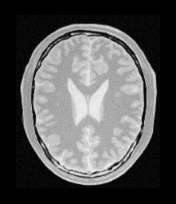
#> input picture images/img_org_translated_img.PNG, 176 x 204 px
$ python log_polaire_scale.py
#> lines starting #> are read from the running program, lines starting #| are printed output that depends on the picture
import numpy as np
import matplotlib.pyplot as plt
import cv2
from skimage.transform import warp_polar
from skimage import data

# Fonction de transformation log-polaire
def log_polar_transform(image):
    """Transforme une image en coordonnées log-polaires"""
    center = (image.shape[1] // 2, image.shape[0] // 2)
    max_radius = min(center[0], center[1])

    # Appliquer la transformation log-polaire
    output_shape = (max_radius, 360)
    log_polar = warp_polar(image, center=center, radius=max_radius,
                           output_shape=output_shape, scaling='log')

    return log_polar

# Charger une image test (ou utiliser une image de démonstration)
try:
    image = cv2.imread('images/img_org_translated_img.PNG', 0)  # Charger en niveaux de gris
#> image is the input picture: shape (204, 176); min 1, max 247, mean 86
    if image is None:
        # Utiliser une image de démonstration si l'image n'est pas trouvée
        image = data.camera()
except:
    image = data.camera()

# Redimensionner pour avoir une taille raisonnable
image = cv2.resize(image, (256, 256))
#> image: shape (256, 256)

# Créer des versions de l'image à différentes échelles
scale_factors = [0.5, 1.0, 2.0]
scaled_images = []
for scale in scale_factors:
    if scale == 1.0:
        scaled_images.append(image)
    else:
        new_size = (int(image.shape[1] * scale), int(image.shape[0] * scale))
        scaled = cv2.resize(image, new_size)

        # Recadrer ou agrandir pour avoir la même taille que l'original
        result = np.zeros_like(image)

        # Calculer les coordonnées pour centrer l'image
        start_x = max(0, (result.shape[1] - scaled.shape[1]) // 2)
        start_y = max(0, (result.shape[0] - scaled.shape[0]) // 2)

        # Limites pour la découpe de l'image redimensionnée
        src_width = min(scaled.shape[1], result.shape[1])
        src_height = min(scaled.shape[0], result.shape[0])

        # Copier la partie centrale
        result[start_y:start_y+src_height, start_x:start_x+src_width] = \
            scaled[:src_height, :src_width]

        scaled_images.append(result)
#> this loop made 3 passes
#> pass 1, `scaled = cv2.resize(image, new_size)`:
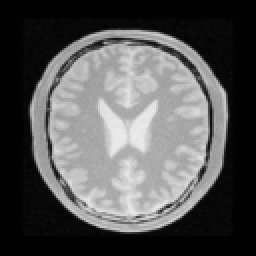
#> scaled: shape (128, 128) (shown 2 times larger); min 1, max 237, mean 86
#> after the loop:
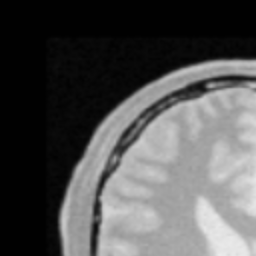
#> result: shape (256, 256); min 1, max 235, mean 81.7
#> after the loop, scaled_images = 3 items

# Appliquer la transformation log-polaire à chaque image
log_polar_images = [log_polar_transform(img) for img in scaled_images]
#> in log_polar_transform, `log_polar = warp_polar(image, center=center, radius=max_radius, output..`:
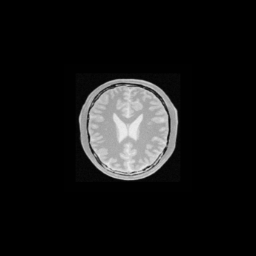
#> image: shape (256, 256); min 0, max 237, mean 21.5
#> in log_polar_transform (call 2), `log_polar = warp_polar(image, center=center, radius=max_radius, output..`:
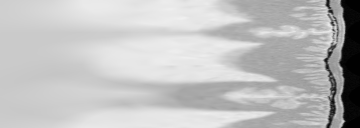
#> log_polar: shape (128, 360) float64; min 0.00392, max 0.943, mean 0.753
#> in log_polar_transform (call 3), `log_polar = warp_polar(image, center=center, radius=max_radius, output..`:
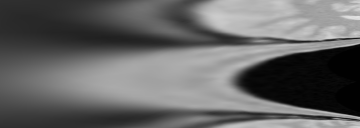
#> log_polar: shape (128, 360) float64; min 0.00392, max 0.892, mean 0.398
#> log_polar_images = 3 items

# Afficher les résultats
fig, axes = plt.subplots(len(scale_factors), 2, figsize=(10, 5*len(scale_factors)))

for i, scale in enumerate(scale_factors):
    # Image originale à l'échelle
    axes[i, 0].imshow(scaled_images[i], cmap='gray')
    axes[i, 0].set_title(f"Image à l'échelle x{scale}")
    axes[i, 0].axis('off')

    # Image log-polaire correspondante
    axes[i, 1].imshow(log_polar_images[i], cmap='gray')
    axes[i, 1].set_title(f"Transformation Log-Polaire (échelle x{scale})")
    axes[i, 1].axis('off')

    # Pour mettre en évidence la translation
    if i > 0:
        # Calculer la translation théorique
        log_shift = np.log(scale_factors[i]/scale_factors[0])
        theoretical_shift = int(log_shift * log_polar_images[0].shape[0])
        axes[i, 1].axhline(y=theoretical_shift, color='r', linestyle='--',
                           alpha=0.5, label=f"Translation théorique: {theoretical_shift}px")
        axes[i, 1].legend()

plt.tight_layout()
plt.suptitle("Effet de la Transformation Log-Polaire (TLP) sur le facteur d'échelle", y=1.02)
plt.show()
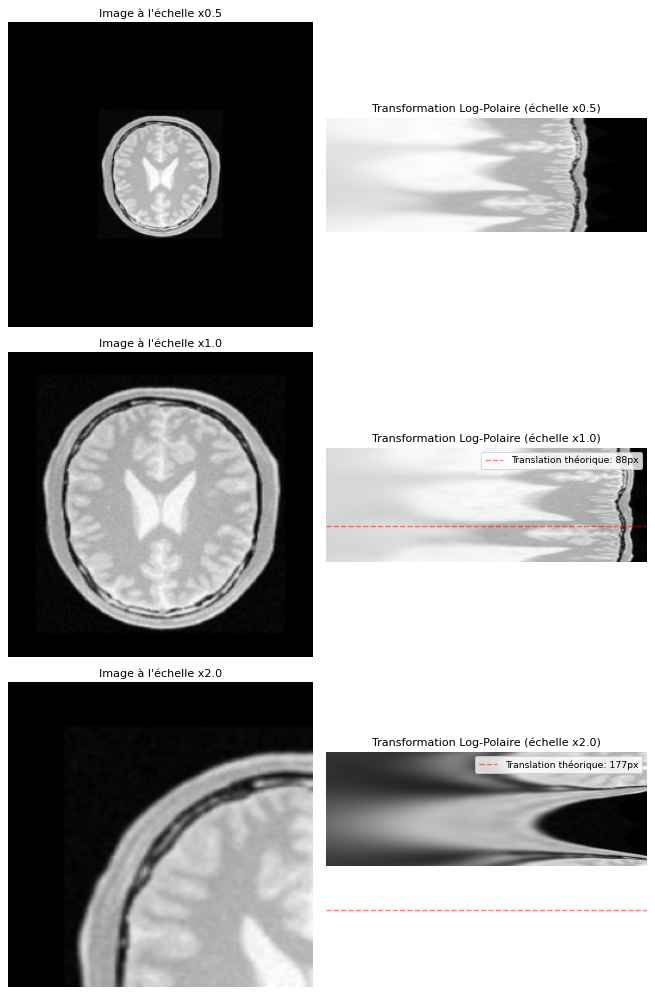
#> figure drawn by matplotlib, 6 panels

# Visualiser la translation sur un graphique 1D
plt.figure(figsize=(10, 6))

for i, scale in enumerate(scale_factors):
    # Prendre une colonne représentative (milieu)
    column = log_polar_images[i][:, log_polar_images[i].shape[1]//2]
    plt.plot(column, label=f"Échelle x{scale}")

    # Calculer et afficher la translation théorique
    if i > 0:
        log_shift = np.log(scale_factors[i]/scale_factors[0])
        theoretical_shift = int(log_shift * log_polar_images[0].shape[0])
        plt.axvline(x=theoretical_shift, color=f'C{i}', linestyle='--', alpha=0.5,
                   label=f"Translation théorique pour échelle x{scale}")

plt.title("Profil d'intensité: translation dans le domaine log-polaire")
plt.xlabel("Position (pixels)")
plt.ylabel("Intensité")
plt.legend()
plt.grid(True, alpha=0.3)
plt.tight_layout()
plt.show()
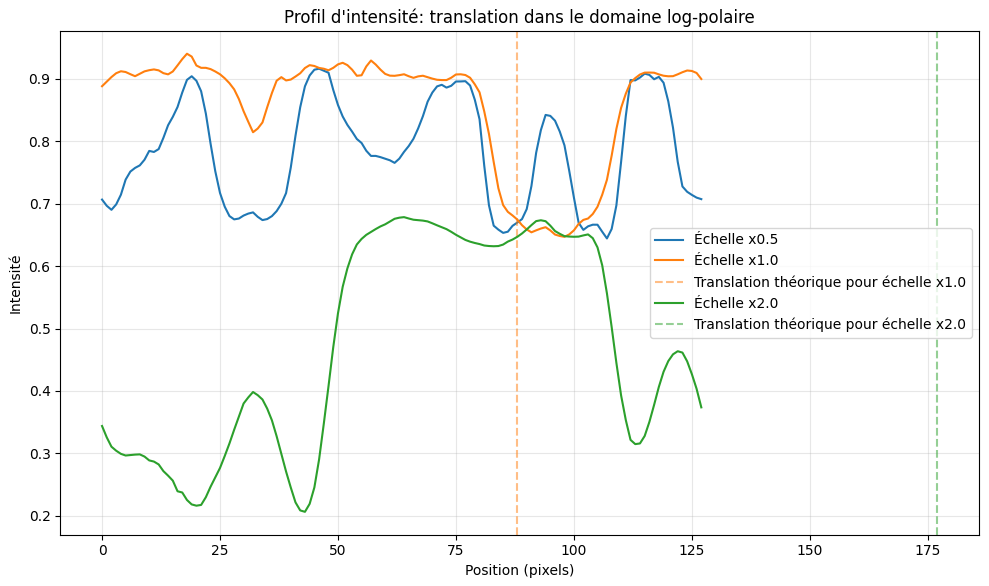
#> figure drawn by matplotlib, 1 panel; curve peaks at x = 46, y = 0.916; curve peaks at x = 18, y = 0.94

$ run again, with images/(10,15)_30_1.2.png copied over images/img_org_translated_img.PNG
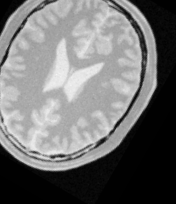
#> input picture images/(10,15)_30_1.2.png, 176 x 204 px
#> image is the input picture: shape (204, 176); min 0, max 244, mean 112.5
#> after the loop `for scale in scale_factors:`:
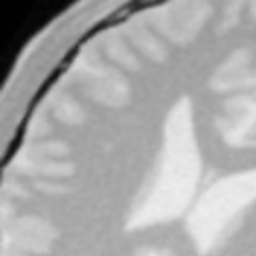
#> result: shape (256, 256); min 1, max 239, mean 170.1
#> after the loop `for scale in scale_factors:`: scaled_images = 3 items
#> `plt.show()`:
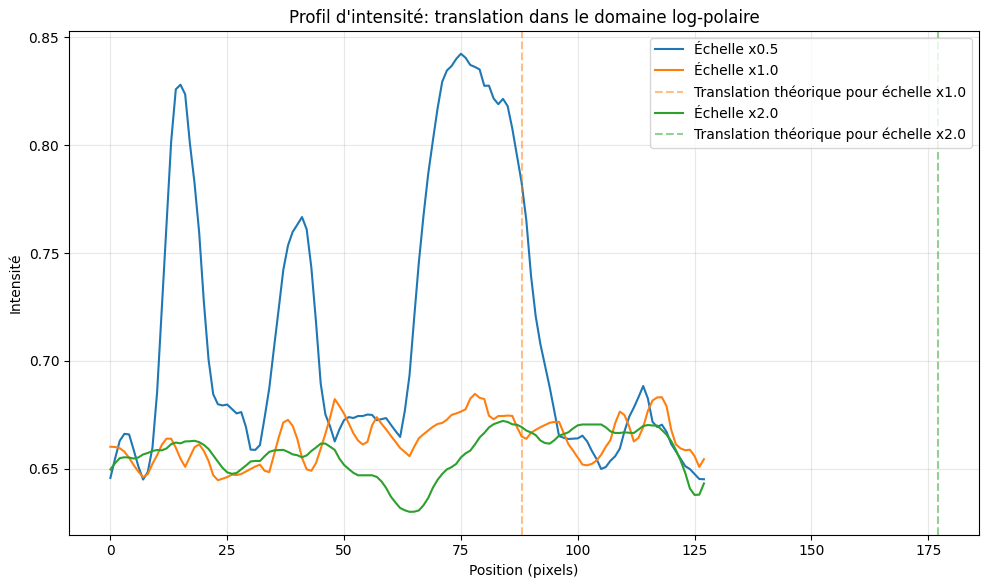
#> figure drawn by matplotlib, 1 panel; curve peaks at x = 75, y = 0.842; curve peaks at x = 78, y = 0.685

$ run again, with images/elephant_rotate_16.png copied over images/img_org_translated_img.PNG
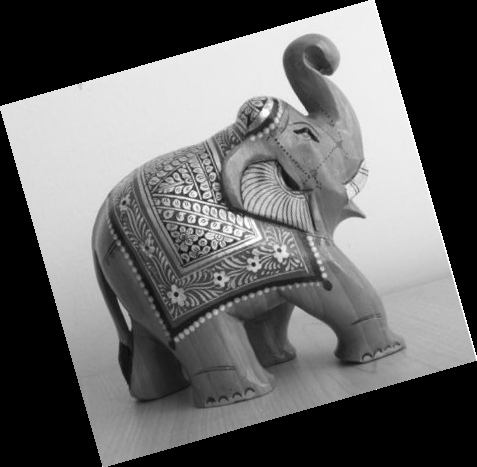
#> input picture images/elephant_rotate_16.png, 477 x 467 px
#> after the loop `for scale in scale_factors:`:
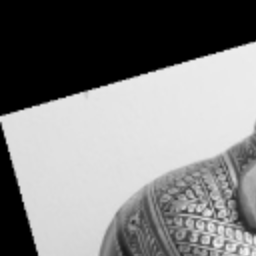
#> result: shape (256, 256); min 0, max 244, mean 128.5
#> after the loop `for scale in scale_factors:`: scaled_images = 3 items
#> `plt.show()`:
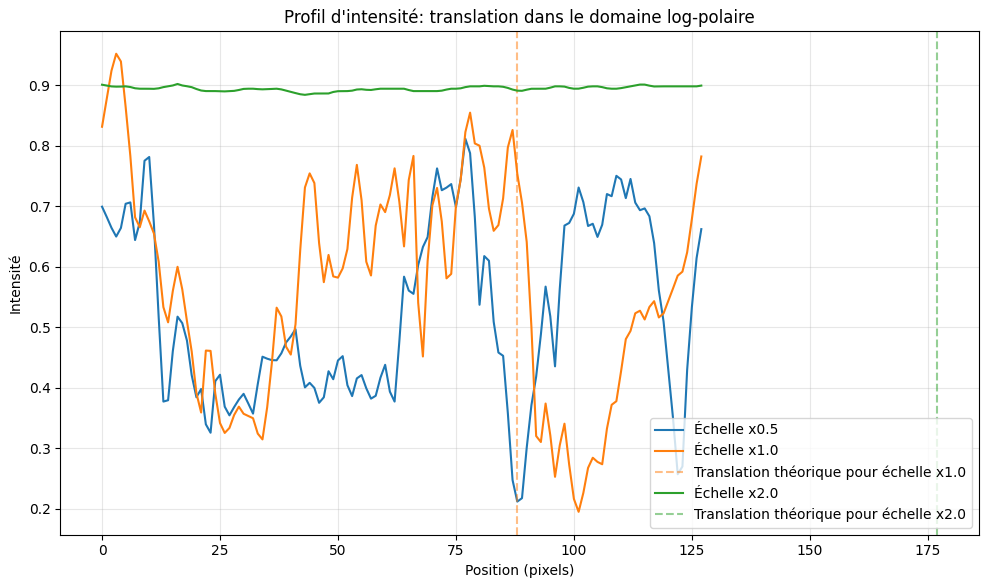
#> figure drawn by matplotlib, 1 panel; curve peaks at x = 77, y = 0.811; curve peaks at x = 3, y = 0.952
